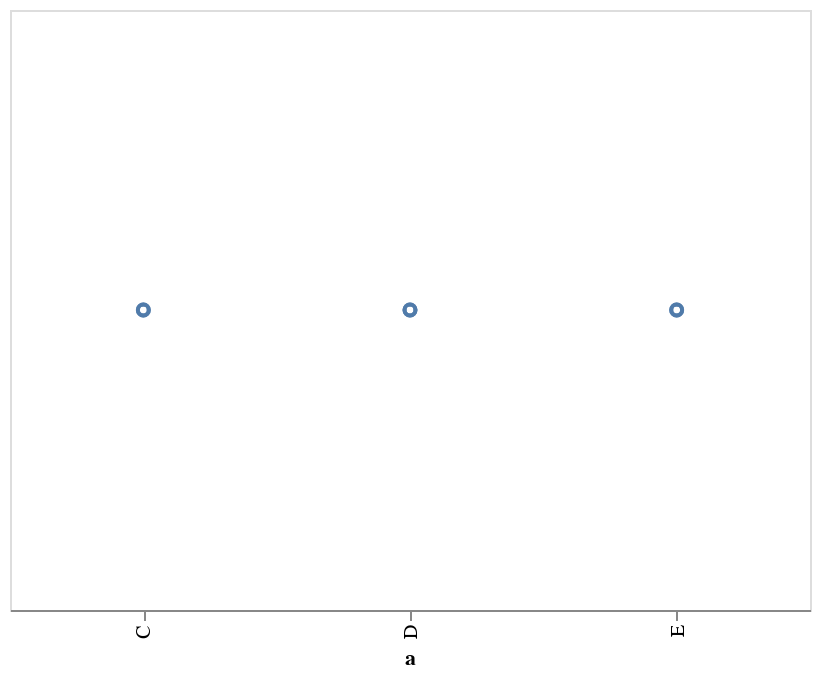

The code cell stored with this chart in its notebook:
### Markdown cell above
### Encoding

Canales asociados a columnas de los datos con tal de separar visualmente los elementos (que para estos datos se están graficando puntos). 

Por ejemplo, es posible codificar la variable `a` con el canal `x`, que representa el eje horizontal donde se posicionan los puntos. Esto es posible mediante el método `encode` de los objetos _Charts_.

### Code cell
alt.Chart(data).mark_point().encode(
    x='a',
)

### Figure 1 — Vega-Lite specification as saved in the notebook (floating-point values rounded to 4 significant figures)
{"$schema": "https://vega.github.io/schema/vega-lite/v2.4.3.json", "config": {"view": {"height": 300, "width": 400}}, "data": {"values": [{"a": "C", "b": 2}, {"a": "C", "b": 7}, {"a": "C", "b": 4}, {"a": "D", "b": 1}, {"a": "D", "b": 2}, {"a": "D", "b": 6}, {"a": "E", "b": 8}, {"a": "E", "b": 4}, {"a": "E", "b": 7}]}, "encoding": {"x": {"field": "a", "type": "nominal"}}, "mark": "point"}
